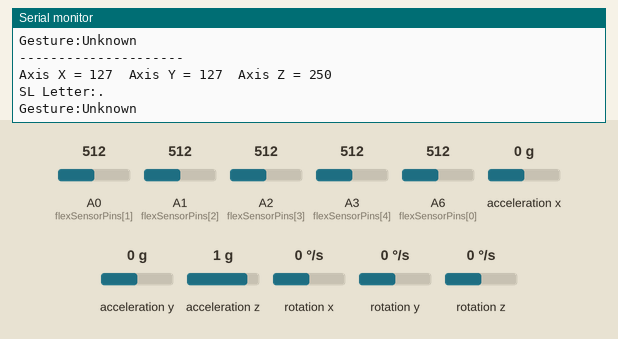
The sketch below on a simulated Arduino Nano, built with avr-gcc and run on an emulated ATmega328P. On the bench: the last lines printed to the serial monitor. Inputs (shaded band) come from the test bench; at power-on: acceleration x 0 g, A2 (flexSensorPins[3]) = 512, A1 (flexSensorPins[2]) = 512, A0 (flexSensorPins[1]) = 512, A6 (flexSensorPins[0]) = 512, acceleration y 0 g, A3 (flexSensorPins[4]) = 512, acceleration z 1 g, rotation x 0 °/s, rotation y 0 °/s, rotation z 0 °/s.

Above: at 1.7 s.
1.8 s: acceleration x set to -0.8 g
At 1.99 s:
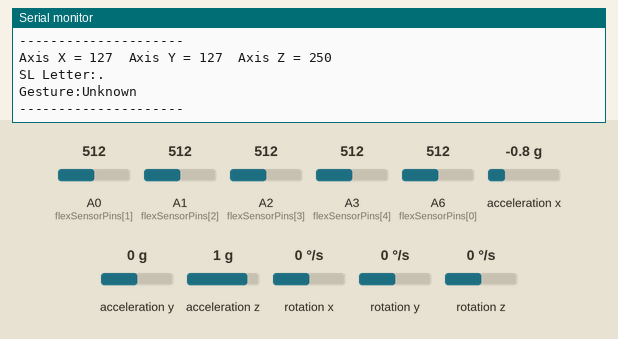
4.8 s: A2 (flexSensorPins[3]) set to 716
At 5.2 s:
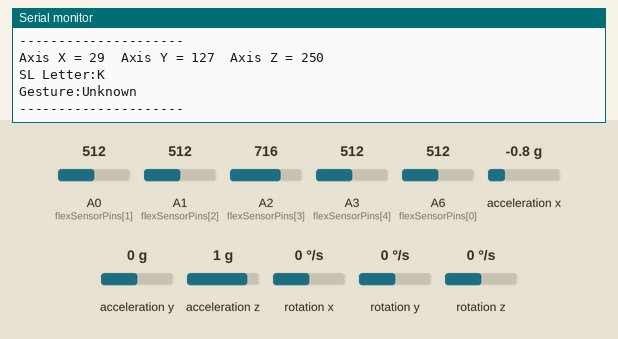
6.9 s: A1 (flexSensorPins[2]) set to 992
At 7.34 s:
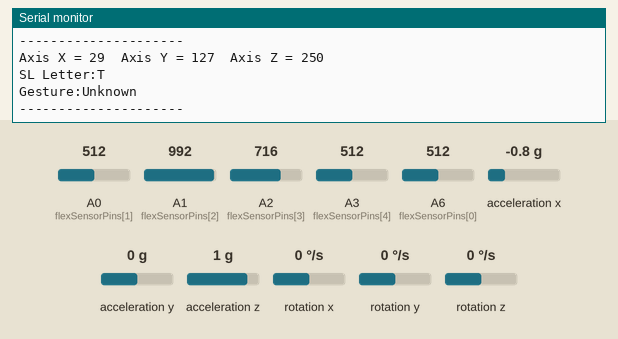
9.0 s: A0 (flexSensorPins[1]) set to 716
At 9.48 s:
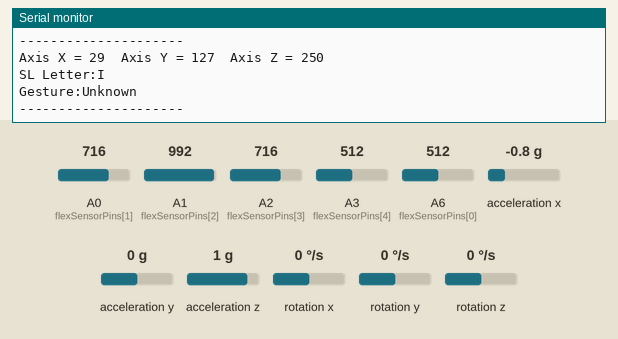
11.1 s: A6 (flexSensorPins[0]) set to 992
At 11.62 s:
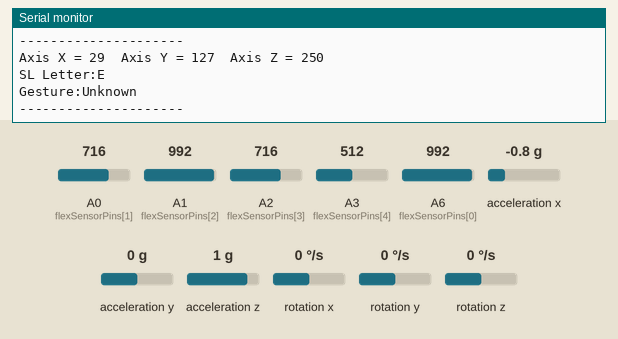
13.3 s: acceleration y set to -1.4 g
Timing chart, 0 to 15.8 s (numbered marks = the images above; inputs shaded):
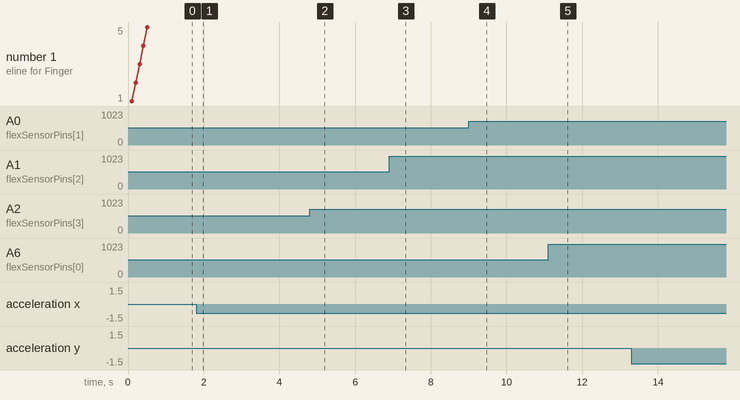

Measured:
- after the input at 4.8 s, the serial monitor: prints a new line after 0.08 s (image 2)
- after the input at 6.9 s, the serial monitor: prints a new line after 0.12 s (image 3)
- after the input at 9.0 s, the serial monitor: prints a new line after 0.16 s (image 4)
- after the input at 11.1 s, the serial monitor: prints a new line after 0.20 s (image 5)

The sketch:

SignLanguageGlove.ino
```cpp
#include "Wire.h"
#include "I2Cdev.h"
#include "MPU6050.h"

// MPU6050 declaration
MPU6050 mpu;
int16_t ax, ay, az;
int16_t gx, gy, gz;

// Struct to store MPU data in 8-bit range
struct MyData {
  byte X;
  byte Y;
  byte Z;
};
MyData data;

// Pin definitions for the flex sensors
int flexSensorPins[5] = {A6, A0, A1, A2, A3}; // Analog pins
int flexValues[5];       // Array to store flex sensor readings
int baseThresholds[5];   // Array to store base values as thresholds
int initialOffsets[5];   // Store the initial offsets (starting positions of fingers)
int bendOffsets[5] = {50, 15, 15, 15, 15}; // Individual offsets for each finger
int calibrationSamples = 10; // Number of samples for baseline calibration

bool isCalibrating = false; // Flag to indicate if calibration is in progress
bool isCalibrated = false;  // Flag to check if calibration is complete
bool isRecalibrating = false; // Flag to indicate if recalibration is needed

// Function to calibrate baseline values for flex sensors
void calibrate() {
  isCalibrating = true; // Set flag to true during calibration
  Serial.println("Calibrating baseline values...");
  for (int i = 0; i < 5; i++) {
    int sum = 0;
    for (int j = 0; j < calibrationSamples; j++) {
      sum += analogRead(flexSensorPins[i]); // Take multiple readings
      delay(10); // Small delay between readings
    }
    baseThresholds[i] = sum / calibrationSamples; // Calculate average
    initialOffsets[i] = baseThresholds[i]; // Store the initial unbent state
    Serial.print("Baseline for Finger ");
    Serial.print(i + 1);
    Serial.print(": ");
    Serial.println(baseThresholds[i]);
  }
  Serial.println("Calibration complete!");
  isCalibrating = false; // Reset flag after calibration
  isCalibrated = true;   // Mark as calibrated
  isRecalibrating = false; // Reset recalibration flag
}

void setup() {
  Serial.begin(9600); // Initialize Serial communication for debugging
  Wire.begin();

  // Initialize MPU6050
  mpu.initialize();
  if (!mpu.testConnection()) {
    Serial.println("MPU6050 connection failed!");
    while (1); // Halt if MPU is not detected
  }
  Serial.println("MPU6050 connection successful!");

  // Set flex sensor pins as inputs
  for (int i = 0; i < 5; i++) {
    pinMode(flexSensorPins[i], INPUT);
  }

  // Initial calibration of flex sensors
  calibrate();
}

void loop() {
  // Skip all operations until calibration is complete
  if (isCalibrating || !isCalibrated || isRecalibrating) {
    return; // Do nothing if calibrating or recalibrating
  }

  // Read flex sensor values, but only for the first four fingers
  bool validData = true; // Flag to check if all readings are below 1020
  for (int i = 0; i < 4; i++) { // Only check first four fingers (index 0 to 3)
    flexValues[i] = analogRead(flexSensorPins[i]);
    if (flexValues[i] > 1020) { // Check if any sensor reading exceeds 1020
      validData = false;
      // Print which sensor exceeded the value
      Serial.print("Sensor ");
      Serial.print(i + 1); // Print the finger number (sensor 1 is for the first finger)
      Serial.print(" exceeded the threshold: ");
      Serial.println(flexValues[i]);

      // Trigger recalibration if a sensor value exceeds 1020
      if (!isRecalibrating) {
        Serial.println("Recalibrating due to sensor exceeding 1020...");
        isRecalibrating = true; // Set recalibration flag
        calibrate(); // Trigger recalibration
        return; // Exit loop and restart after recalibration
      }
    }
  }

  // At this point, the program is calibrated, and sensor values are valid (below 1020)
  // Now assign the value of x-y-z axis
  mpu.getMotion6(&ax, &ay, &az, &gx, &gy, &gz);
  data.X = map(ax, -17000, 17000, 0, 255 ); // X axis data
  data.Y = map(ay, -17000, 17000, 0, 255);  // Y axis data
  data.Z = map(az, -17000, 17000, 0, 255);  // Z axis data


  // Check flex sensor status (bent or straight) for the first four fingers
 // Serial.println("Finger Status:");
  bool fingerStatus[5]; // Store finger status for each finger
  for (int i = 0; i < 4; i++) { // Only check the first four fingers
    if (flexValues[i] > baseThresholds[i] + bendOffsets[i]) { // Use individual offsets
      fingerStatus[i] = true; // Finger is bent
    } else {
      fingerStatus[i] = false; // Finger is straight
    }

/*
    // Print finger status
    Serial.print("Finger ");
    Serial.print(i + 1);
    if (fingerStatus[i]) {
      Serial.println(": Bent");
    } else {
      Serial.println(": Straight");
    }
    */
  }
  //print x-y-z axis data

  Serial.print("Axis X = ");
  Serial.print(data.X);
  Serial.print("  ");
  Serial.print("Axis Y = ");
  Serial.print(data.Y);
  Serial.print("  ");
  Serial.print("Axis Z = ");
  Serial.println(data.Z);

  // Recognize ASL alphabet based on finger statuses
  char letter = recognizeSignLanguage(fingerStatus);
 // Serial.print("Recognized Sign Language Letter: ");
   Serial.print("SL Letter:");
  Serial.println(letter);
 // delay(2000);

 // Recognize the gesture
  String gesture = recognizeGesture(fingerStatus, data.X, data.Y, data.Z);
  Serial.print("Gesture:");
  Serial.println(gesture);

  Serial.println("---------------------"); // Divider for readability
  delay(500); // Delay for stability


  //Serial.println("---------------------"); // Divider for readability
 // delay(500); // Delay for stability (adjust as needed)
}

// Function to recognize gestures based on accelerometer values and finger statuses
String recognizeGesture(bool fingerStatus[5], int ax, int ay, int az) {
  // Gesture: Hello
  if (ax >= 155 && ax <= 200 && ay >= 49 && ay <= 90 && az >= 5 && az <= 30 &&
      fingerStatus[0] && !fingerStatus[1] && !fingerStatus[2] && !fingerStatus[3]) {
    return "Hello";
  }
  // Gesture: Sorry
  if (ax >= 135 && ax <= 185 && ay >= 210 && ay <= 240 && az >= 25 && az <= 85 &&
      !fingerStatus[0] && fingerStatus[1] && fingerStatus[2] && fingerStatus[3]) {
    return "Sorry";
  }
  // Gesture: Please
  if (ax >= 135 && ax <= 185 && ay >= 210 && ay <= 240 && az >= 25 && az <= 85 &&
      !fingerStatus[0] && !fingerStatus[1] && !fingerStatus[2] && !fingerStatus[3]) {
    return "Please";
  }
  // Gesture: Yes
  if (ax >= 185 && ax <= 215 && ay >= 105 && ay <= 135 && az >= 0 && az <= 25 &&
      fingerStatus[0] && fingerStatus[1] && fingerStatus[2] && fingerStatus[3]) {
    return "Yes";
  }
  // Gesture: Thank You
  if (ax >= 130 && ax <= 150 && ay >= 175 && ay <= 205 && az >= 5 && az <= 30 &&
      !fingerStatus[0] && !fingerStatus[1] && !fingerStatus[2] && !fingerStatus[3]) {
    return "Thank You";
  }
  // Gesture: Welcome
  if (ax >= 95 && ax <= 135 && ay >= 155 && ay <= 195 && az >= 0 && az <= 30 &&
      fingerStatus[0] && !fingerStatus[1] && !fingerStatus[2] && !fingerStatus[3]) {
    return "Welcome";
  }
  // Gesture: Goodbye
  if (ax >= 155 && ax <= 200 && ay >= 90 && ay <= 135 && az >= 5 && az <= 40 &&
      fingerStatus[0] && !fingerStatus[1] && !fingerStatus[2] && !fingerStatus[3]) {
    return "Goodbye";
  }

  return "Unknown";
}

// Function to recognize ASL based on finger status
char recognizeSignLanguage(bool fingerStatus[5]) {
  // Define the ASL letters with finger status combinations
  // This is a simplified mapping, you will need to expand it for all letters

  // K: 0 0 0 1
  if (!fingerStatus[0] && !fingerStatus[1] && !fingerStatus[2] && fingerStatus[3]) {
    return 'K';

  }

  // I: 0 1 1 1
  if (!fingerStatus[0] && fingerStatus[1] && fingerStatus[2] && fingerStatus[3]) {
    return 'I';

  }

  // E: 1 1 1 1
  if (fingerStatus[0] && fingerStatus[1] && fingerStatus[2] && fingerStatus[3]) {
    return 'E';

  }

  // T: 0 0 1 1
  if (!fingerStatus[0] && !fingerStatus[1] && fingerStatus[2] && fingerStatus[3]) {
    return 'T';

  }

  // You can continue expanding this function to include more ASL letters

  return '.';


}
```
